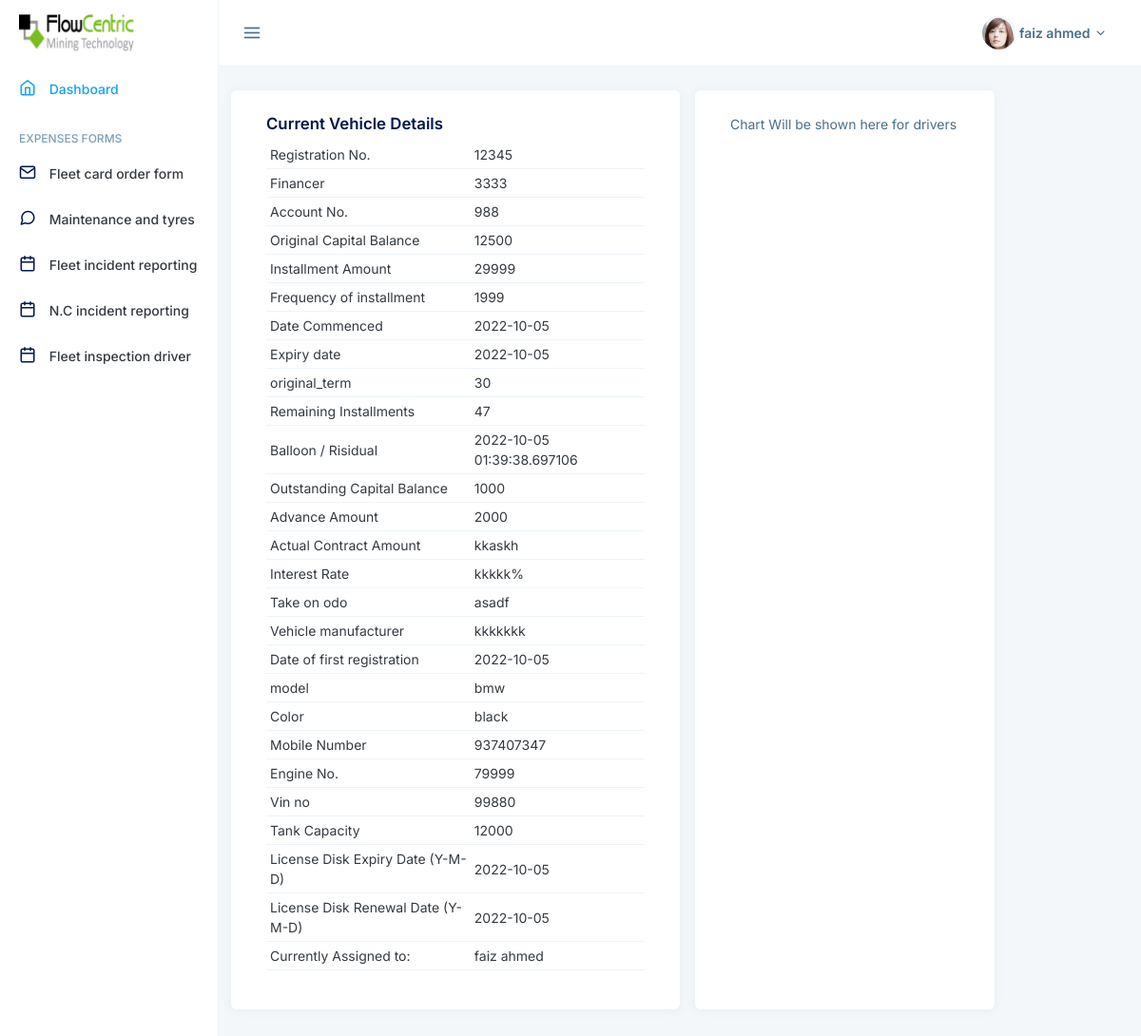
Page /dashboard (signed in) on the committed database.
### myapp/models.py (models this page shows, shortened)
class User(db.Model, UserMixin):
    id = db.Column(db.Integer, primary_key=True)
    username = db.Column(db.String(40), nullable=False)
    email = db.Column(db.String(70))
    joining_date = db.Column(db.DateTime, default=datetime.now)
    password = db.Column(db.String(400))
    is_admin = db.Column(db.Boolean, default=False)
    employee_no = db.Column(db.Integer, unique=False, nullable=True)
    fleet_no = db.Column(db.Integer, unique=False, nullable=True)
    milage = db.Column(db.Integer, unique=False, nullable=True)
    driver_license_image = db.Column(db.String(200), unique=False, nullable=True)
    id_no_image = db.Column(db.String(200), unique=False, nullable=True)
    drivers_license_no = db.Column(db.Integer, unique=False, nullable=True)
    drivers_license_endorced = db.Column(db.String(5), unique=False, nullable=True)
    drivers_license_renewal_date = db.Column(db.Date, default=datetime.now().date)
    cell_no = db.Column(db.Integer, unique=False, nullable=True)
    family_members = db.Column(db.String(300), unique=False, nullable=True)
    vehicle = db.relationship("Vehicle", backref="driver", uselist=False)
    fleet_card = db.relationship("FleetCard", backref="fleet_card_driver", uselist=False)

class Vehicle(db.Model):
    id = db.Column(db.Integer, primary_key=True)
    registration_no = db.Column(db.Integer, nullable=False, unique=False)
    financer = db.Column(db.String(100), nullable=False, unique=False)
    account_no = db.Column(db.Integer, nullable=False, unique=False)
    original_capital_balance = db.Column(db.Integer, nullable=False, unique=False)
    installment_amount = db.Column(db.Integer, nullable=False, unique=False)
    frequency_of_installment = db.Column(db.Integer, nullable=False, unique=False)
    date_commenced = db.Column(db.Date, nullable=False, unique=False, default=datetime.now().date)
    expiry_date = db.Column(db.Date, nullable=False, unique=False, default=datetime.now().date)
    original_term = db.Column(db.Integer, nullable=False, unique=False)
    remaining_installments = db.Column(db.Integer, nullable=False, unique=False)
    balloon_risidual = db.Column(db.String(100), nullable=False, unique=False)
    outstanding_capital_balance = db.Column(db.Integer, nullable=False, unique=False)
    advance_amount = db.Column(db.Integer, nullable=False, unique=False)
    actual_contract_balance = db.Column(db.Integer, nullable=False, unique=False)
    interest_rate = db.Column(db.Integer, nullable=False, unique=False)
    take_on_odo = db.Column(db.String(100), nullable=False, unique=False)
    vehicle_manufacturer = db.Column(db.String(100), nullable=False, unique=False)
    date_of_first_registration = db.Column(db.Date, default=datetime.now().date)
    model = db.Column(db.String(25), nullable=False, unique=False)
    color = db.Column(db.String(25), nullable=False, unique=False)
    mobile_number = db.Column(db.Integer, nullable=True, unique=False)
    engine_no = db.Column(db.String(50), nullable=False, unique=False)
    vin_no = db.Column(db.String(50), nullable=False, unique=False)
    tank_capacity = db.Column(db.String(50), nullable=False, unique=False)
    license_disk_expiry_date = db.Column(db.Date, default=datetime.now().date)
    license_disk_renewal_date = db.Column(db.Date, default=datetime.now().date)
    driver_id = db.Column(db.Integer, db.ForeignKey("user.id"), unique=True, nullable=True)
    vehicle = db.relationship("VehicleExpense", backref="vehicle", uselist=False)

### myapp/user/routes.py (the view)
@user.route("/dashboard")
@login_required
def dashboard():
    if current_user.is_admin:
        return redirect(url_for("admin.index"))
    vehicle = Vehicle.query.filter_by(driver_id=current_user.id).first()
    return render_template("dashboard.html", vehicle=vehicle,
                           dashboard="router-link-active")

### myapp/models.py (called while the page is built)
@login_manager.user_loader
def load_user(user_id):
    return User.query.get(user_id)

### myapp/templates/dashboard.html (shortened to what this page needs)
{% extends "layout.html" %}
{% block body %}
<div class="main row">
  <div class="card col-lg-6 col-sm-10">
    <div class="card-body">
        {% include "sections/vehicle_details.html" %}
    </div>
  </div>
  <div class="card col-lg-4 col-sm-8 mx-3">
    <div class="card-body">
        <div id="basic-column-chart">Chart Will be shown here for drivers</div>
  </div>
</div>
{% endblock body %}

### myapp/templates/layout.html (shortened to what this page needs)
<!doctype html>
<html lang="en">
  <head>
    <link href="https://cdn.jsdelivr.net/npm/bootstrap@5.0.2/dist/css/bootstrap.min.css" rel="stylesheet">
    <link
      href="static/assets/vendors/apexcharts/dist/apexcharts.css"
      rel="stylesheet"
    />
    <link href="static/assets/css/app.min.css" rel="stylesheet" />
  </head>
  <body>
<div class="layout">
  <div class="vertical-layout">
    <div class="header-text-dark header-nav layout-vertical">
      <div class="header-nav-wrap">
        <div class="header-nav-left">
          <div class="header-nav-item desktop-toggle">
            <div class="header-nav-item-select cursor-pointer">
              <i class="nav-icon feather icon-menu icon-arrow-right"></i>
            </div>
          </div>
        </div>
        <div class="header-nav-right">
          <div class="header-nav-item">
            <div class="dropdown header-nav-item-select nav-notification">
              <div
                class="toggle-wrapper"
                id="nav-notification-dropdown"
                data-bs-toggle="dropdown"
              >
              </div>
            </div>
          </div>
          <div class="header-nav-item">
            <div class="header-nav-item-select">
              <div
                class="toggle-wrapper"
                data-bs-toggle="modal"
                data-bs-target="#quick-view"
              >
              </div>
            </div>
          </div>
          <div class="header-nav-item">
            <div class="dropdown header-nav-item-select">
              <div
                class="toggle-wrapper"
                id="nav-lang-dropdown"
                data-bs-toggle="dropdown"
              >
                <div
                  class="avatar avatar-circle avatar-image"
                  style="width: 22px; height: 22px; line-height: 22px"
                >
                </div>
              </div>
            </div>
          </div>
          <div class="header-nav-item">
            <div class="dropdown header-nav-item-select nav-profile">
              <div
                class="toggle-wrapper"
                id="nav-profile-dropdown"
                data-bs-toggle="dropdown"
              >
                <div
                  class="avatar avatar-circle avatar-image"
                  style="width: 35px; height: 35px; line-height: 35px"
                >
                  <img src="static/assets/images/avatars/thumb-1.jpg" alt="" />
                </div>
                <span class="fw-bold mx-1">{{ current_user.username }}</span>
                <i class="feather icon-chevron-down"></i>
              </div>
            </div>
          </div>
        </div>
      </div>
    </div>
    <div class="side-nav vertical-menu nav-menu-light scrollable">
      <div class="nav-logo">
        <div class="w-100 logo">
          <img
            class="img-fluid"
            src="static/assets/images/logo/logo.png"
            style="max-height: 40px"
            alt="logo"
          />
        </div>
      </div>
      <ul class="nav-menu main_dashboad_menu">
        <li class="nav-menu-item {{dashboard}}">
          <a href="/">
            <i class="feather icon-home"></i>
            <span class="nav-menu-item-title">Dashboard</span>
          </a>
        </li>
        <li class="nav-group-title">Expenses Forms</li>
        <li class="nav-menu-item {{fleet_card_class}}">
          <a href="{{ url_for('driver_forms.fleet_card_form') }}">
            <i class="feather icon-mail"></i>
            <span class="nav-menu-item-title">Fleet card order form</span>
          </a>
        </li>
        <li class="nav-menu-item {{ maintanance_card_class }}">
          <a href="{{url_for('driver_forms.maintenance_card_form')}}">
            <i class="feather icon-message-circle"></i>
            <span class="nav-menu-item-title">Maintenance and tyres</span>
          </a>
        </li>
        <li class="nav-menu-item {{ fleet_incident_card_class }}">
          <a href="{{url_for('driver_forms.fleet_incident_reporting_form')}}">
            <i class="feather icon-calendar"></i>
            <span class="nav-menu-item-title">Fleet incident reporting</span>
          </a>
        </li>
        <li class="nav-menu-item {{ nc_card_class }}">
          <a href="{{url_for('driver_forms.fleet_N_incident_reporting_form')}}">
            <i class="feather icon-calendar"></i>
            <span class="nav-menu-item-title">
              N.C incident reporting</span>
          </a>
        </li>
        <li class="nav-menu-item {{ reporting_card_class }}" >
          <a href="{{url_for('driver_forms.fleet_inspection_reporting_form')}}">
            <i class="feather icon-calendar"></i>
            <span class="nav-menu-item-title">
             Fleet inspection driver</span>
          </a>
        </li>
      </ul>
    </div>
    <div class="content">
        {% block body %}
        {% endblock body %}
    </div>
    </div>
  </div>
</div>
  </body>
</html>

### myapp/templates/sections/vehicle_details.html
{% if vehicle %}
<h5>Current Vehicle Details</h5>
<table class="table table-sm">
<tbody>
    <tr>
        <td>Registration No.</td>
        <td>{{ vehicle.registration_no }}</td>
    </tr>
    <tr>
        <td>Financer</td>
        <td>{{ vehicle.financer }}</td>
    </tr>
    <tr>
        <td>Account No.</td>
        <td>{{ vehicle.account_no }}</td>
    </tr>
    <tr>
        <td>Original Capital Balance</td>
        <td>{{ vehicle.original_capital_balance }}</td>
    </tr>
    <tr>
        <td>Installment Amount</td>
        <td>{{ vehicle.installment_amount }}</td>
    </tr>
    <tr>
        <td>Frequency of installment</td>
        <td>{{ vehicle.frequency_of_installment }}</td>
    </tr>
    <tr>
        <td>Date Commenced</td>
        <td>{{ vehicle.date_commenced }}</td>
    </tr>
    <tr>
        <td>Expiry date</td>
        <td>{{ vehicle.expiry_date }}</td>
    </tr>
    <tr>
        <td>original_term</td>
        <td>{{ vehicle.original_term }}</td>
    </tr>
    <tr>
        <td>Remaining Installments</td>
        <td>{{ vehicle.remaining_installments }}</td>
    </tr>
    <tr>
        <td>Balloon / Risidual</td>
        <td>{{ vehicle.balloon_risidual }}</td>
    </tr>
    <tr>
        <td>Outstanding Capital Balance</td>
        <td>{{ vehicle.outstanding_capital_balance }}</td>
    </tr>
    <tr>
        <td>Advance Amount</td>
        <td>{{ vehicle.advance_amount }}</td>
    </tr>
    <tr>
        <td>Actual Contract Amount</td>
        <td>{{ vehicle.actual_contract_balance }}</td>
    </tr>
    <tr>
        <td>Interest Rate</td>
        <td>{{ vehicle.interest_rate }}%</td>
    </tr>
    <tr>
        <td>Take on odo</td>
        <td>{{ vehicle.take_on_odo }}</td>
    </tr>
    <tr>
        <td>Vehicle manufacturer</td>
        <td>{{ vehicle.vehicle_manufacturer }}</td>
    </tr>
    <tr>
        <td>Date of first registration</td>
        <td>{{ vehicle.date_of_first_registration }}</td>
    </tr>
    <tr>
        <td>model</td>
        <td>{{ vehicle.model }}</td>
    </tr>
    <tr>
        <td>Color</td>
        <td>{{ vehicle.color }}</td>
    </tr>
    <tr>
        <td>Mobile Number</td>
        <td>{{ vehicle.mobile_number }}</td>
    </tr>
    <tr>
        <td>Engine No.</td>
        <td>{{ vehicle.engine_no }}</td>
    </tr>
    <tr>
        <td>Vin no</td>
        <td>{{ vehicle.vin_no }}</td>
    </tr>
    <tr>
        <td>Tank Capacity</td>
        <td>{{ vehicle.tank_capacity }}</td>
    </tr>
    <tr>
        <td>License Disk Expiry Date (Y-M-D)</td>
        <td>{{ vehicle.license_disk_expiry_date }}</td>
    </tr>
    <tr>
        <td>License Disk Renewal Date (Y-M-D)</td>
        <td>{{ vehicle.license_disk_renewal_date }}</td>
    </tr>
    <tr>
        <td>Currently Assigned to: </td>
        <td>{{ current_user.username }}</td>
    </tr>
</tbody>
</table>
{% else %}
<h1>No Vehicles to display</h1>
{% endif %}

### rows in the picture
User: username "faiz ahmed"
Vehicle: registration_no "12345", financer "3333", account_no "988", original_capital_balance "12500", installment_amount "29999", frequency_of_installment "1999", date_commenced "2022-10-05", expiry_date "2022-10-05", original_term "30", remaining_installments "47", balloon_risidual "2022-10-05 01:39:38.697106", outstanding_capital_balance "1000", advance_amount "2000", actual_contract_balance "kkaskh", interest_rate "kkkkk", take_on_odo "asadf", vehicle_manufacturer "kkkkkkk", date_of_first_registration "2022-10-05", model "bmw", color "black", mobile_number "937407347", engine_no "79999", vin_no "99880", tank_capacity "12000", license_disk_expiry_date "2022-10-05", license_disk_renewal_date "2022-10-05"
